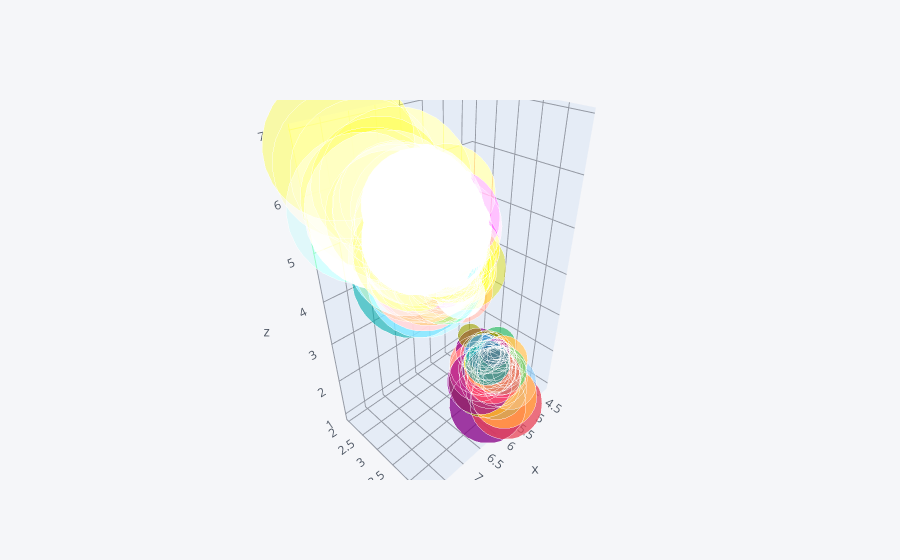

The notebook cell saved with this chart:
### Code cell
# bubble plot in cufflinks
# size is important for bubble
# df.iplot(x='sepal_length',y='sepal_width',kind='bubble',mode='markers',colors='#39BD00',size='sepal_length')
df.iplot(x='sepal_length',y='sepal_width',z='petal_length',kind='bubble3d',mode='markers',size='sepal_length',xTitle='x',yTitle='y',zTitle='z')

### Figure 1 — Plotly figure (JSON) as saved in the notebook; plotly's stock layout.template omitted (floating-point values rounded to 4 significant figures; data arrays with more than 128 entries replaced by an {"elided": "..."} marker saying what was removed)
{"data": [{"marker": {"color": {"elided": "150 str values"}, "opacity": 0.8, "size": {"elided": "150 int values"}, "symbol": "circle"}, "mode": "markers", "text": {"elided": "150 str values"}, "type": "scatter3d", "x": {"elided": "150 float values"}, "y": {"elided": "150 float values"}, "z": {"elided": "150 float values"}}], "layout": {"legend": {"bgcolor": "#F5F6F9", "font": {"color": "#4D5663"}}, "paper_bgcolor": "#F5F6F9", "plot_bgcolor": "#F5F6F9", "scene": {"xaxis": {"gridcolor": "#9499A3", "showgrid": true, "tickfont": {"color": "#4D5663"}, "title": {"font": {"color": "#4D5663"}, "text": "x"}, "zerolinecolor": "#9499A3"}, "yaxis": {"gridcolor": "#9499A3", "showgrid": true, "tickfont": {"color": "#4D5663"}, "title": {"font": {"color": "#4D5663"}, "text": "y"}, "zerolinecolor": "#9499A3"}, "zaxis": {"gridcolor": "#9499A3", "showgrid": true, "tickfont": {"color": "#4D5663"}, "title": {"font": {"color": "#4D5663"}, "text": "z"}, "zerolinecolor": "#9499A3"}}, "title": {"font": {"color": "#4D5663"}}}}
